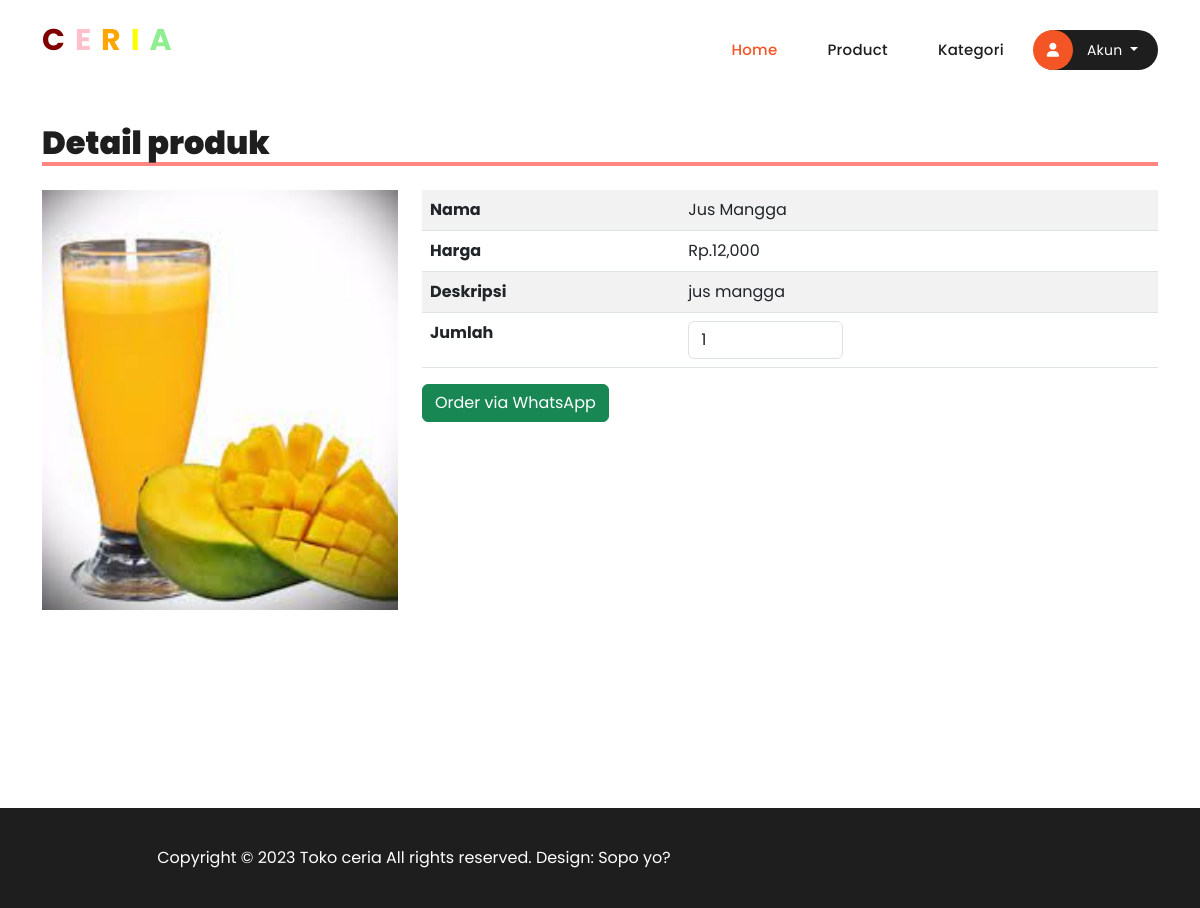
/detail_produk.php?produk=P0003, run on the app's committed database.
### tables this page shows
CREATE TABLE `produk` (
  `kode_produk` varchar(100) NOT NULL,
  `nama` varchar(100) NOT NULL,
  `image` text NOT NULL,
  `deskripsi` text NOT NULL,
  `harga` int(11) NOT NULL,
  `kategori` enum('salad','jus','makanan ringan') NOT NULL DEFAULT 'makanan ringan'
);

### detail_produk.php (the view, shortened to what this page needs)
<?php
include 'header.php';
$kode = mysqli_real_escape_string($conn, $_GET['produk']);
$result = mysqli_query($conn, "SELECT * FROM produk WHERE kode_produk = '$kode'");
$row = mysqli_fetch_assoc($result);
?>
<div class="container">
    <br>
    <h2 style="width: 100%; border-bottom: 4px solid #ff8680">
        <b>Detail produk</b>
    </h2>
    <br>
    <div class="row">
        <div class="col-md-4">
            <div class="thumbnail">
                <img src="image/produk/<?= $row['image']; ?>" width="400">
            </div>
        </div>
        <div class="col-md-8">
            <form action="proses/add.php" method="GET">
                <table class="table table-striped">
                    <tbody>
                        <tr>
                            <td><b>Nama</b></td>
                            <td><?= $row['nama']; ?></td>
                        </tr>
                        <tr>
                            <td><b>Harga</b></td>
                            <td>Rp.<?= number_format($row['harga']); ?></td>
                        </tr>
                        <tr>
                            <td><b>Deskripsi</b></td>
                            <td><?= $row['deskripsi']; ?></td>
                        </tr>
                        <tr>
                            <td><b>Jumlah</b></td>
                            <td><input class="form-control" type="number" min="1" name="jml" value="1" style="width: 155px;"></td>
                        </tr>
                    </tbody>
                </table>
                <a href="https://wa.me/+6281368852388?text=Hai%20saya%20ingin%20pesan%20menu%20<?= $row['nama']; ?>" target="_blank" class="btn btn-success">
                    Order via WhatsApp
                </a>
            </form>
        </div>
    </div>
</div>
<?php
include 'footer.php';
?>

### assets/css/style.css (style rules this page uses)
html, body, div, span, applet, object, iframe, h1, h2, h3, h4, h5, h6, p, blockquote, div pre, a, abbr, acronym, address, big, cite, code, del, dfn, em, font, img, ins, kbd, q, s, samp, small, strike, strong, sub, sup, tt, var, b, u, i, center, dl, dt, dd, ol, ul, li, figure, header, nav, section, article, aside, footer, figcaption { margin: 0; padding: 0; border: 0; outline: 0; }
* { box-sizing: border-box; }
html, body { font-family: 'Poppins', sans-serif; -ms-text-size-adjust: 100%; -webkit-font-smoothing: antialiased; -moz-osx-font-smoothing: grayscale; }
a { text-decoration: none !important; }
h1, h2, h3, h4, h5, h6 { color: #1e1e1e; margin-top: 0px; margin-bottom: 0px; font-weight: 700; }
img { width: 100%; overflow: hidden; }
html, body { font-family: 'Poppins', sans-serif; }
body { overflow-x: hidden; }

### data on the page
produk: image (picture), nama "Jus Mangga", harga "12,000", deskripsi "jus mangga"
